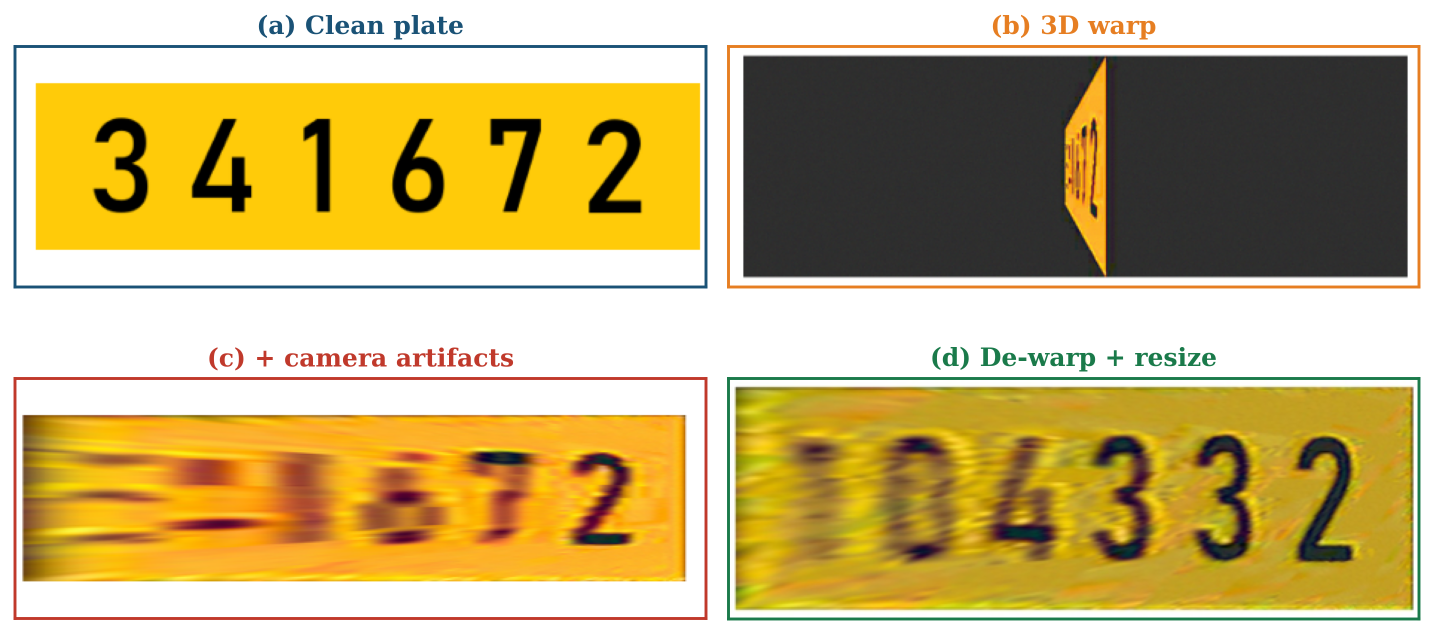
#> input picture figures/generated/fig_synth_pipeline_panel.png, 2868 x 1268 px, given in place of figure_38_reconstructions_per_model_col3.png, which was not available (shown at 1/2 size)
$ python make_comparison_panel.py
#> lines starting #> are read from the running program, lines starting #| are printed output that depends on the picture; after the words box and inside, x2 and y2 are one past the last pixel; in counts of white or black regions, pixels touching at a corner belong together; pictures that were not available may be replaced by others from this repository, and a replacement may not be noted
"""
Assembles a publication-quality comparison panel from the three reconstruction strips.
Shows how each method restores plates at different (alpha, beta) viewing angles.
"""

import numpy as np
import matplotlib as mpl
import matplotlib.pyplot as plt
from PIL import Image
import os

OUT_DIR = os.path.join(os.path.dirname(__file__), "figures", "generated")
os.makedirs(OUT_DIR, exist_ok=True)

FIG_DIR = os.path.join(os.path.dirname(__file__), "..", "report", "figures")

CASES = [
    {"file": "figure_38_reconstructions_per_model_col3.png", "alpha": 30, "beta": 88,
     "difficulty": "Good recovery",
     "diff_color": "#2ca02c"},
    {"file": "figure_36_reconstructions_per_model_col1.png", "alpha": 85, "beta": 65,
     "difficulty": "Partial recovery",
     "diff_color": "#e67e00"},
    {"file": "figure_37_reconstructions_per_model_col2.png", "alpha": 88, "beta": 82,
     "difficulty": "Fails (beyond limit)",
     "diff_color": "#d62728"},
]

ROW_LABELS = [
    ("Distorted input", True),
    ("Ground truth", True),
    ("U-Net (baseline)", False),
    ("U-Net Conditional", False),
    ("Restormer", False),
    ("GAN pix2pix", False),
    ("Diffusion SR3", False),
]
N_ROWS = len(ROW_LABELS)
N_COLS = len(CASES)

# Each strip image has: header text, then N_ROWS blocks each with: label text + plate image
# We crop out the small label at top of each row block to show only the plate.
LABEL_FRAC = 0.32   # fraction of each row block that is the text label

TARGET_ASPECT = 4.0   # canonical plate aspect (width / height), e.g. 256x64
CANVAS_BG = (255, 255, 255)  # white padding around each plate

def _center_pad_to_aspect(arr, target_aspect=TARGET_ASPECT, bg=CANVAS_BG):
    """Pad a plate image with a neutral background so its (w / h) ratio
    equals target_aspect, without resampling. Result is the image centered
    inside a larger canvas; cropping never occurs."""
    h, w = arr.shape[:2]
    current_aspect = w / max(h, 1)
    if current_aspect < target_aspect:
        # Image too tall relative to target: add left/right padding.
        new_w = int(round(h * target_aspect))
        pad = (new_w - w) // 2
        canvas = np.full((h, new_w, 3), bg, dtype=arr.dtype)
        canvas[:, pad:pad + w] = arr
        return canvas
    else:
        # Image too wide: add top/bottom padding.
        new_h = int(round(w / target_aspect))
        pad = (new_h - h) // 2
        canvas = np.full((new_h, w, 3), bg, dtype=arr.dtype)
        canvas[pad:pad + h, :] = arr
        return canvas


def _tight_crop_plate(row_block):
    """
    Shrink a row block to the tightest bounding box containing the plate
    content (non-white, non-near-black pixels). This removes the text label
    at the top, any padding around the plate, and any bleed from the next
    row, producing a consistent crop across all source images.
    """
    h, w, _ = row_block.shape
    # Consider a pixel "content" if it is neither near-white (background,
    # label area) nor pure padding. White threshold: min RGB > 240.
    gray = row_block.mean(axis=2)
    is_bg = gray > 240
    content = ~is_bg
    # Row/col activity counts
    row_activity = content.sum(axis=1)
    col_activity = content.sum(axis=0)
    # Find row range with enough content (at least 5% of width)
    row_thr = max(1, int(0.05 * w))
    rows = np.where(row_activity > row_thr)[0]
    col_thr = max(1, int(0.02 * h))
    cols = np.where(col_activity > col_thr)[0]
    if rows.size == 0 or cols.size == 0:
        # Fall back to the central 60% vertically
        return row_block[int(0.2 * h): int(0.9 * h), :]
    # Exclude the top text-label band: discard the first contiguous cluster
    # of rows if it is short (a text label typically < 20% of row_h).
    # Simple approach: take the tallest contiguous cluster.
    groups = np.split(rows, np.where(np.diff(rows) > 2)[0] + 1)
    best_group = max(groups, key=len)
    r0, r1 = best_group[0], best_group[-1]
    c0, c1 = cols[0], cols[-1]
    return row_block[r0:r1 + 1, c0:c1 + 1]


def load_strip_plates(img_path):
    img = Image.open(img_path).convert("RGB")
    arr = np.array(img)
    h = arr.shape[0]
#> h = 1268
    header_px = int(h * 0.08)
#> header_px = 101
    body = arr[header_px:, :]
    row_h = body.shape[0] // N_ROWS
#> row_h = 166
    plates = []
    for i in range(N_ROWS):
        row_block = body[i * row_h: (i + 1) * row_h, :]
        plate = _tight_crop_plate(row_block)
        # Canonicalise aspect so every plate renders centered in its frame
        # at the same scale, with no clipping.
        plate = _center_pad_to_aspect(plate)
        plates.append(plate)
#> this loop made 7 passes
#> (r0 in _tight_crop_plate, r1 in _tight_crop_plate) on passes 1 to 7: (8, 165), (0, 165), (0, 123), (106, 133), (7, 165), (0, 165), (0, 123)
#> pass 1, in _tight_crop_plate, `is_bg = gray > 240`:
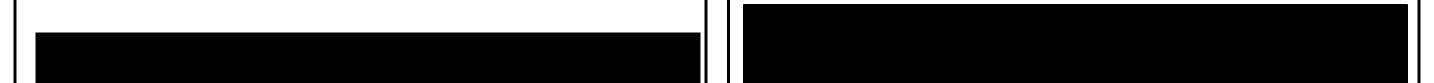
#> is_bg: shape (166, 2868) bool (shown at 1/2 size); 26.8% white; 5 white regions, box (x1, y1, x2, y2) and area: (33, 0, 1409, 166) 94086, (1460, 0, 2835, 166) 18112, (1415, 0, 1454, 166) 6474, (0, 0, 27, 166) 4482, (2841, 0, 2868, 166) 4482
#> after the loop:
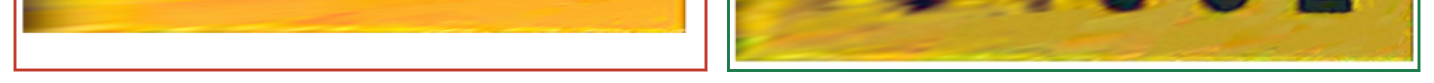
#> row_block: shape (166, 2868, 3) (shown at 1/2 size); mean R, G, B 224.7, 199.9, 129.1
#> after the loop, plates = 7 items
    return plates

strips = [load_strip_plates(os.path.join(FIG_DIR, c["file"])) for c in CASES]
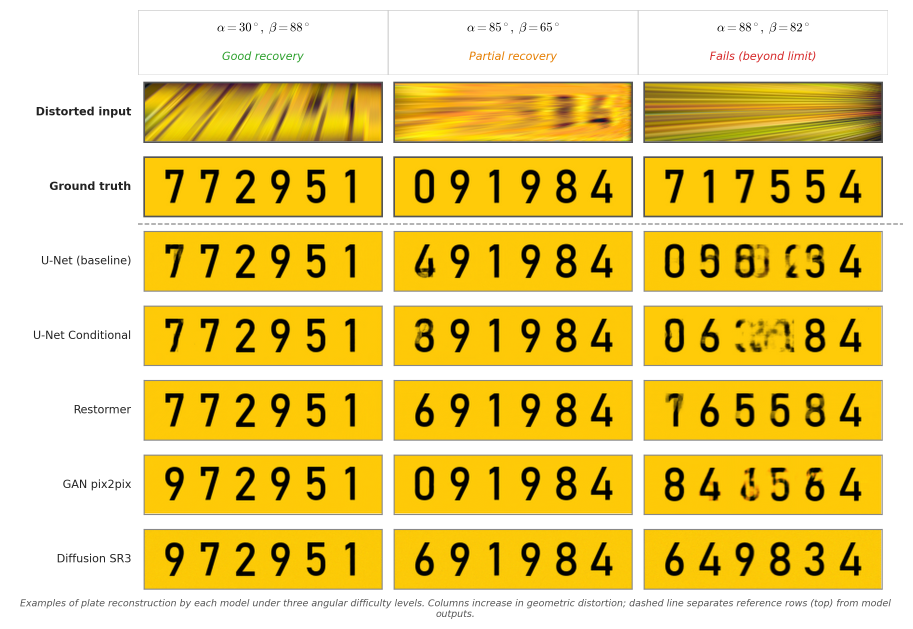
#> input picture figures/generated/fig_comparison_panel.png, 2739 x 1887 px, given in place of figure_36_reconstructions_per_model_col1.png, which was not available (shown at 1/3 size)
#> the loop in load_strip_plates (call 2), `for i in range(N_ROWS):` made 7 passes
#> (r0 in _tight_crop_plate, r1 in _tight_crop_plate, c0 in _tight_crop_plate, c1 in _tight_crop_plate) on passes 1 to 7: (95, 247, 110, 2663), (71, 247, 149, 2648), (46, 229, 125, 2648), (22, 204, 101, 2648), (0, 180, 224, 2648), (0, 155, 190, 2648), (0, 131, 61, 2671)
#> pass 1, in _tight_crop_plate (call 8), `is_bg = gray > 240`:
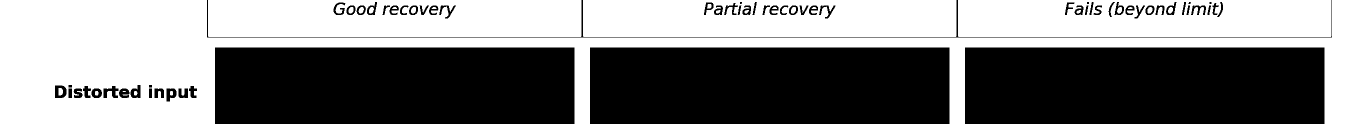
#> is_bg: shape (248, 2739) bool (shown at 1/2 size); 49.4% white; 26 white regions (1 under 20 px), largest, box (x1, y1, x2, y2) and area: (0, 0, 2739, 248) 176562, (416, 0, 1163, 74) 52770, (1166, 0, 1913, 74) 52750
#> after the loop in load_strip_plates (call 2), `for i in range(N_ROWS):`:
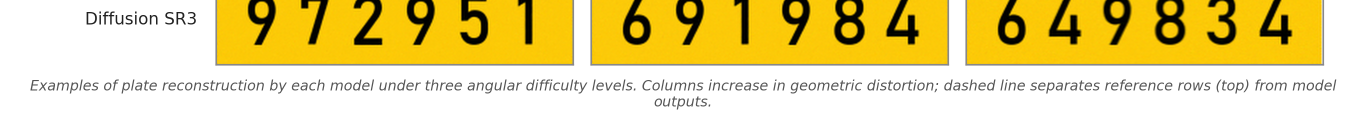
#> row_block: shape (248, 2739, 3) (shown at 1/2 size); mean R, G, B 232.6, 215.6, 149.3
#> the loop in load_strip_plates (call 3), `for i in range(N_ROWS):` made 7 passes
#> pass 2, in _tight_crop_plate (call 16), `gray = row_block.mean(axis=2)`:
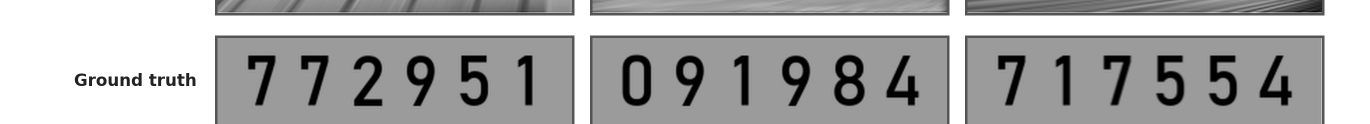
#> gray: shape (248, 2739) float64 (shown at 1/2 size); min 0, max 255, mean 173.8

mpl.rcParams.update({
    "font.family": "sans-serif",
    "font.size": 9,
    "figure.dpi": 150,
    "savefig.dpi": 300,
    "savefig.bbox": "tight",
})

# Layout constants (inches). Plate aspect ratio is 4:1 (256x64) - row height
# is derived from column width to preserve that aspect without stretching.
LABEL_W = 1.3
COL_W = 2.5
IMG_ROW_H = COL_W / 4.0 + 0.12   # 4:1 plate + padding
HEADER_H = 0.65
GAP = 0.06
N_IMG_ROWS = N_ROWS

fig_w = LABEL_W + N_COLS * COL_W + 0.15
fig_h = HEADER_H + N_IMG_ROWS * IMG_ROW_H + 0.25

fig = plt.figure(figsize=(fig_w, fig_h))

def to_fig(x_inch, y_inch, w_inch, h_inch):
    return [x_inch / fig_w, y_inch / fig_h, w_inch / fig_w, h_inch / fig_h]

# Column headers
for ci, case in enumerate(CASES):
    x = LABEL_W + ci * COL_W
    y = fig_h - HEADER_H
    ax = fig.add_axes(to_fig(x, y, COL_W, HEADER_H))
    ax.axis("off")
    ax.set_facecolor("#f8f8f8")
    angle_str = rf"$\alpha={case['alpha']}^\circ,\;\beta={case['beta']}^\circ$"
    ax.text(0.5, 0.72, angle_str, ha="center", va="center",
            fontsize=9, fontweight="bold", transform=ax.transAxes,
            math_fontfamily="cm")
    ax.text(0.5, 0.28, case["difficulty"], ha="center", va="center",
            fontsize=8, color=case["diff_color"], style="italic",
            transform=ax.transAxes)
    rect = plt.Rectangle((0, 0), 1, 1, fill=False, edgecolor="#cccccc",
                          linewidth=0.8, transform=ax.transAxes)
    ax.add_patch(rect)

# Row labels + images
for ri, (label, is_ref) in enumerate(ROW_LABELS):
    y = fig_h - HEADER_H - (ri + 1) * IMG_ROW_H
    # Row label
    ax_lbl = fig.add_axes(to_fig(0.02, y, LABEL_W - 0.05, IMG_ROW_H))
    ax_lbl.axis("off")
    bg = "#eeeeee" if is_ref else "white"
    ax_lbl.set_facecolor(bg)
    ax_lbl.text(0.97, 0.5, label, ha="right", va="center",
                fontsize=8, fontweight="bold" if is_ref else "normal",
                color="#222222", transform=ax_lbl.transAxes)

    for ci in range(N_COLS):
        x = LABEL_W + ci * COL_W
        ax = fig.add_axes(to_fig(x + GAP, y + GAP * 0.5, COL_W - 2 * GAP, IMG_ROW_H - GAP))
        ax.imshow(strips[ci][ri], aspect="equal", interpolation="lanczos")
        ax.set_xticks([])
        ax.set_yticks([])
        lw = 0.8 if not is_ref else 1.2
        ec = "#888888" if not is_ref else "#555555"
        for spine in ax.spines.values():
            spine.set_linewidth(lw)
            spine.set_edgecolor(ec)

# Dashed divider after ground truth row
div_y = (fig_h - HEADER_H - 2 * IMG_ROW_H) / fig_h
line = plt.Line2D(
    [LABEL_W / fig_w, 1.0], [div_y, div_y],
    transform=fig.transFigure, color="#888888",
    linewidth=0.9, linestyle="--", zorder=10)
fig.add_artist(line)

# Figure caption
fig.text(0.5, 0.004,
         "Examples of plate reconstruction by each model under three angular difficulty levels. "
         "Columns increase in geometric distortion; dashed line separates reference rows (top) "
         "from model outputs.",
         ha="center", va="bottom", fontsize=6.8,
         color="#555555", style="italic", wrap=True)

out_png = os.path.join(OUT_DIR, "fig_comparison_panel.png")
out_pdf = os.path.join(OUT_DIR, "fig_comparison_panel.pdf")
fig.savefig(out_png)
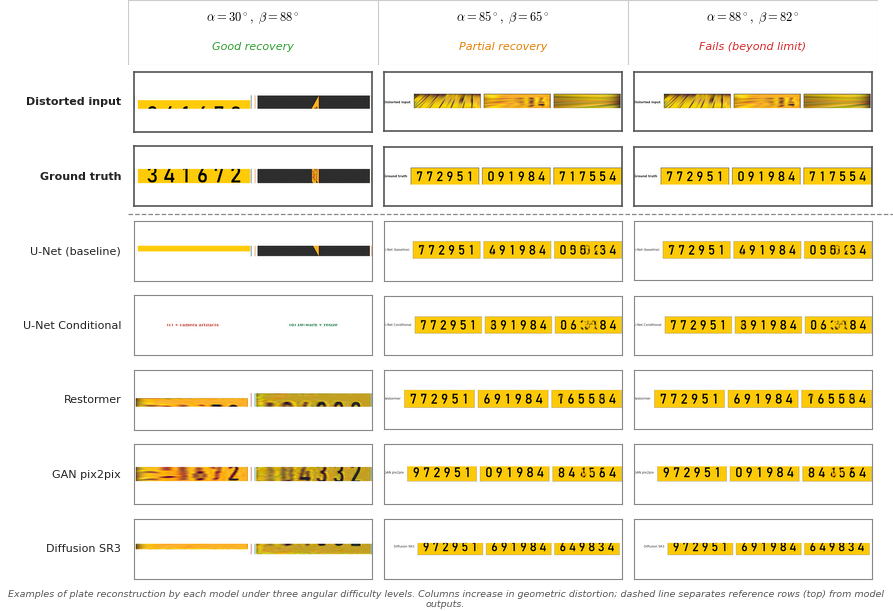
#> figure drawn by matplotlib, 24 panels
fig.savefig(out_pdf)
plt.close(fig)
print(f"Saved: {out_png}")
